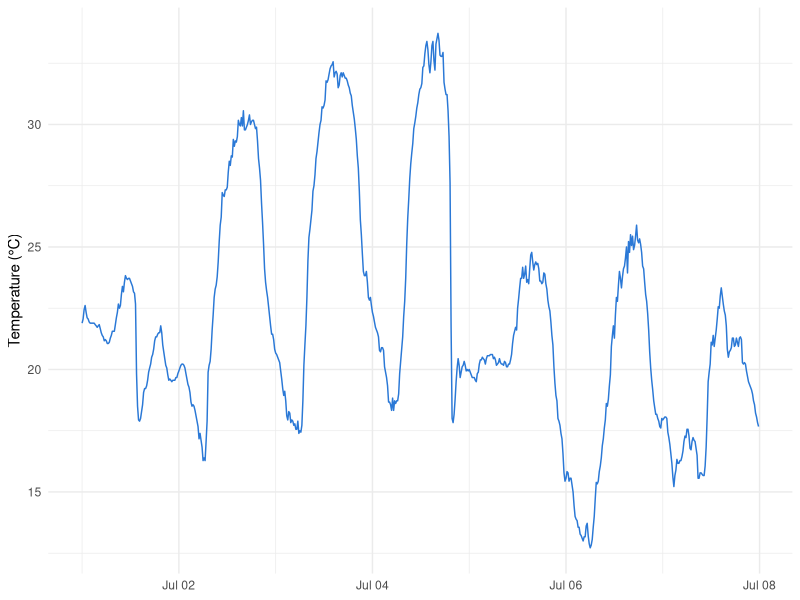
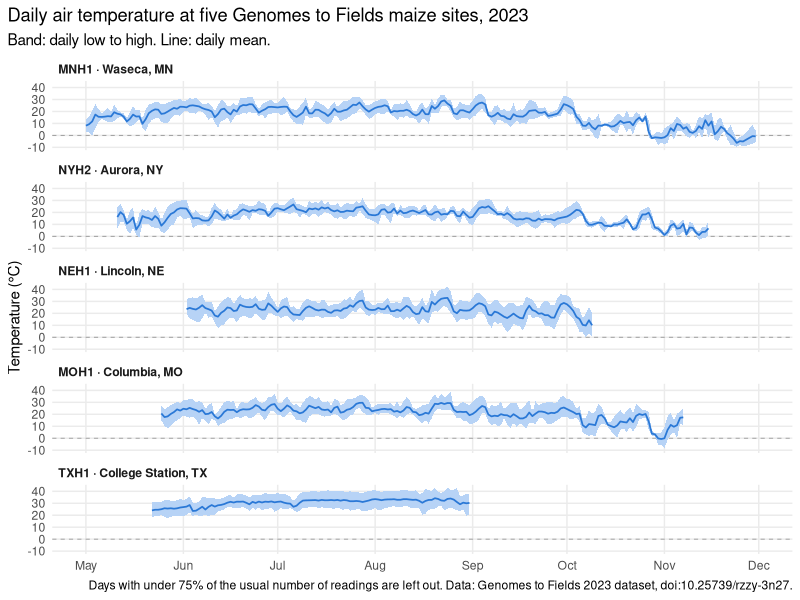
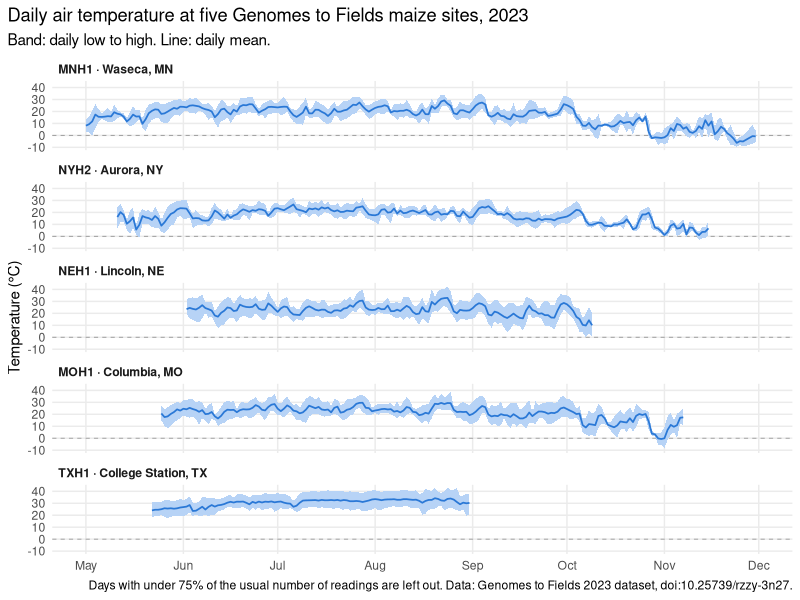

The R script that drew these images, in order:
# Daily air temperature at each G2F 2023 site
#
# Run chunk by chunk from the repository root. Writes
# figures/temperature_timeseries.png.
#
# Raw readings come every 15-60 minutes depending on the site, so plotting
# them directly shows mostly the day/night cycle. Instead we summarise each
# day as its minimum, mean and maximum temperature.

library(tidyverse)

# ---- Read data ----

weather <- read_csv("data/g2f_2023_weather_5sites.csv") |>
  rename(site = `Field Location`, temp_c = `Temperature [C]`) |>
  mutate(timestamp = mdy_hm(Date_key), date = as_date(timestamp))

sites <- read_csv("data/sites.csv")

# ---- Look at the raw readings for one week ----

# The day/night cycle dominates the raw data. Change the site or dates to look
# at others.
weather |>
  filter(site == "NEH1", date >= as_date("2023-07-01"), date < as_date("2023-07-08")) |>
  ggplot(aes(timestamp, temp_c)) +
  geom_line(colour = "#2a78d6") +
  labs(x = NULL, y = "Temperature (°C)") +
  theme_minimal()

# ---- Readings per day ----

# Expected readings per day: 96 at NEH1 (15 min), 48 at MOH1 and TXH1
# (30 min), 24 at MNH1 and NYH2 (60 min). A day with far fewer readings has a
# misleading min and max, so flag days with under 75% of the site's usual count.
readings_per_day <- weather |>
  filter(!is.na(temp_c)) |>
  count(site, date) |>
  group_by(site) |>
  mutate(partial_day = n < 0.75 * median(n)) |>
  ungroup()

readings_per_day |> filter(partial_day)

# ---- Daily min, mean and max ----

temp_daily <- weather |>
  filter(!is.na(temp_c)) |>
  semi_join(filter(readings_per_day, !partial_day), by = c("site", "date")) |>
  group_by(site, date) |>
  summarise(
    temp_min  = min(temp_c),
    temp_mean = mean(temp_c),
    temp_max  = max(temp_c),
    .groups = "drop"
  )

temp_daily |>
  group_by(site) |>
  summarise(across(c(temp_min, temp_mean, temp_max), list(lowest = min, highest = max)))

# ---- Site labels, ordered north to south ----

site_labels <- sites |>
  mutate(label = str_glue("{site} · {city}, {state}")) |>
  arrange(desc(replace_na(station_lat, 44.07))) |>  # MNH1 has no lat; Waseca ~44.07
  mutate(label = fct_inorder(label)) |>
  select(site, label)

temp_daily <- temp_daily |>
  left_join(site_labels, by = "site")

# ---- Plot ----

# Shaded band: daily low to daily high. Line: daily mean.
# Shared axes so the sites can be compared directly; dashed line at 0 °C.
temp_plot <- ggplot(temp_daily, aes(date)) +
  geom_hline(yintercept = 0, linetype = "dashed", colour = "grey60", linewidth = 0.3) +
  geom_ribbon(aes(ymin = temp_min, ymax = temp_max), fill = "#b7d3f6") +
  geom_line(aes(y = temp_mean), colour = "#2a78d6", linewidth = 0.6) +
  facet_wrap(~label, ncol = 1) +
  scale_x_date(date_breaks = "1 month", date_labels = "%b") +
  coord_cartesian(xlim = as_date(c("2023-05-01", "2023-12-01"))) +
  labs(
    title = "Daily air temperature at five Genomes to Fields maize sites, 2023",
    subtitle = "Band: daily low to high. Line: daily mean.",
    x = NULL, y = "Temperature (°C)",
    caption = str_c(
      "Days with under 75% of the usual number of readings are left out. ",
      "Data: Genomes to Fields 2023 dataset, doi:10.25739/rzzy-3n27."
    )
  ) +
  theme_minimal(base_size = 11) +
  theme(
    panel.grid.minor = element_blank(),
    strip.text = element_text(hjust = 0, face = "bold"),
    plot.title.position = "plot"
  )

temp_plot

dir.create("figures", showWarnings = FALSE)
ggsave("figures/temperature_timeseries.png", temp_plot,
       width = 9, height = 9, dpi = 200, bg = "white")
